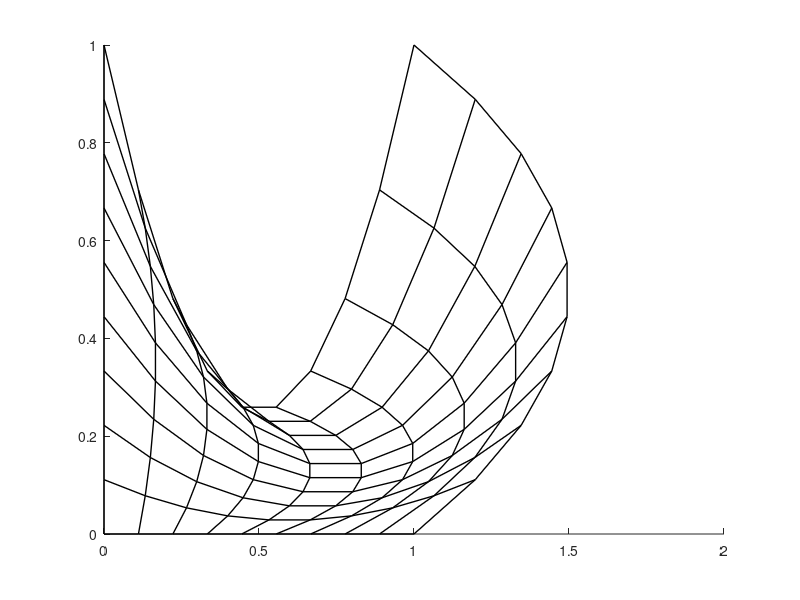

MATLAB code to generate this figure:
% Mesh Generation -- SME5827 -- ICMC-USP
% Author: Afonso Paiva -- apneto@icmc.usp.br
% Date: 2013/09/11
%
% Transfinite Interpolation (TFI)
%


clear all ;

% Resolucao dos eixos xi e eta
m = 10 ;
n = 10 ;

% Discretizando valores xi e eta
xi = linspace(0.,1,m) ;
eta = linspace(0.,1.,n) ;

% Alocando matrizes para os eixos X e Y
X = zeros(m,n) ;
Y = zeros(m,n) ;

% Fronteiras do dominio fisico

% Swan
Rb = @(s) ([s, 0]);
Rt = @(s) ([s, 1-3*s+3*s^2]);
Rl = @(s) ([0, s]);
Rr = @(s) ([1+2*s-2*s^2, s]);

% Chevron
% Rb = @(s) ([s,double(s<=0.5)*(-s)+double(s>0.5)*(s-1)]);
% Rt = @(s) ([s,double(s<=0.5)*(1-s)+double(s>0.5)*(s)]);
% Rl = @(s) ([0, s]);
% Rr = @(s) ([1, s]);

for i = 1:m
    Xi = xi(i) ;
    for j = 1:n
        Eta = eta(j) ;
        
        % TFI
        XY = (1-Eta)*Rb(Xi)+Eta*Rt(Xi)...
           + (1-Xi)*Rl(Eta)+Xi*Rr(Eta)...
           - (Xi*Eta*Rt(1)+Xi*(1-Eta)*Rb(1)+Eta*(1-Xi)*Rt(0)+(1-Xi)*(1-Eta)*Rb(0)) ;
    
        X(i,j) = XY(1) ;
        Y(i,j) = XY(2) ;
        
    end
end


% Plotando
figure
% set(gcf,'color','w') ;
% axis equal;
% axis off
% box on
hold on
for i=1:m
    plot(X(i,:),Y(i,:),'k','linewidth',1);
end
for j=1:n
    plot(X(:,j),Y(:,j),'k','linewidth',1);
end
hold off
